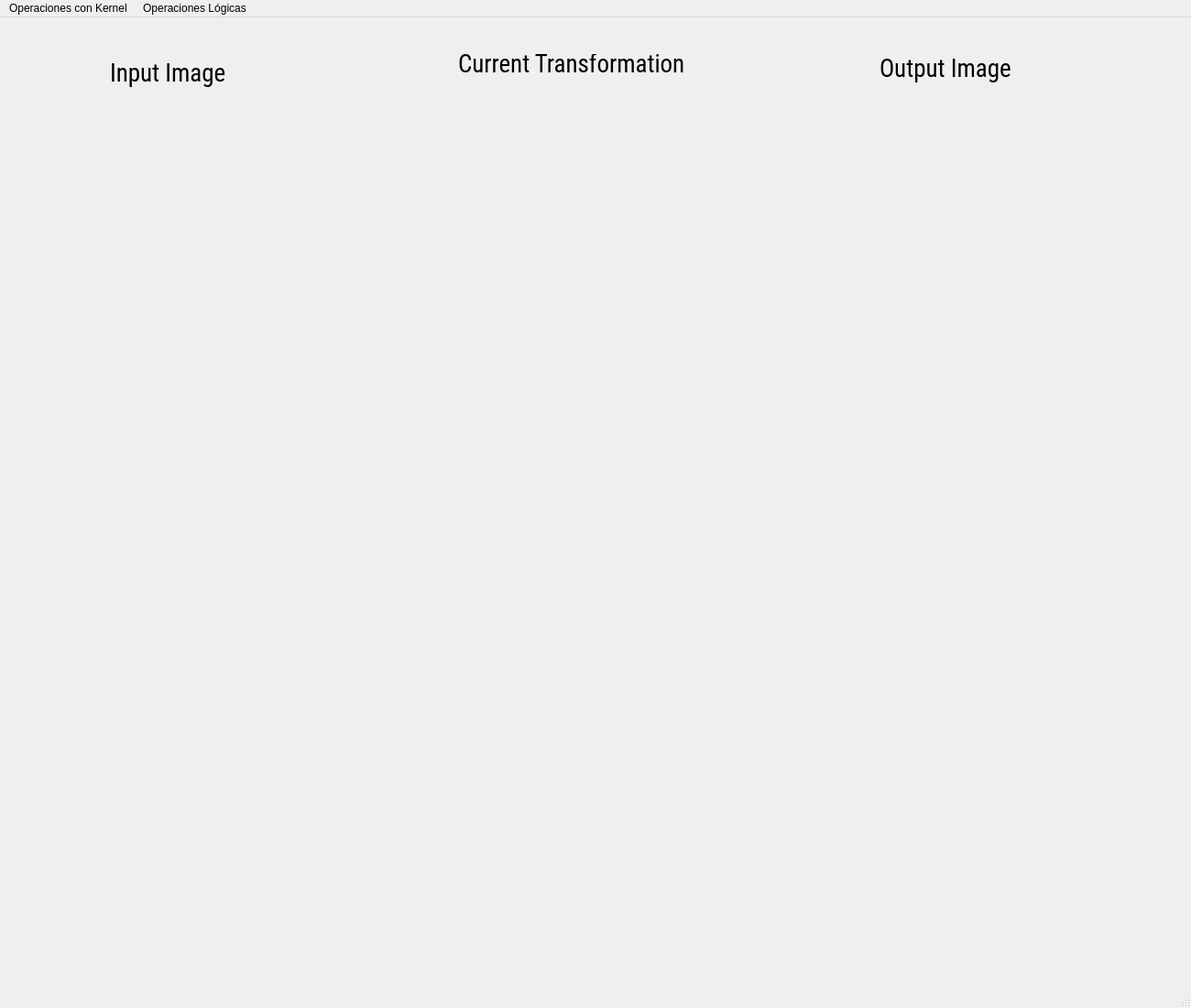
<?xml version="1.0" encoding="UTF-8"?>
<ui version="4.0">
 <class>Lab</class>
 <widget class="QMainWindow" name="Lab">
  <property name="geometry">
   <rect>
    <x>0</x>
    <y>0</y>
    <width>1300</width>
    <height>1100</height>
   </rect>
  </property>
  <property name="windowTitle">
   <string>MainWindow</string>
  </property>
  <widget class="QWidget" name="centralwidget">
   <widget class="QLabel" name="label">
    <property name="geometry">
     <rect>
      <x>120</x>
      <y>40</y>
      <width>131</width>
      <height>41</height>
     </rect>
    </property>
    <property name="font">
     <font>
      <family>Roboto Condensed</family>
      <pointsize>20</pointsize>
     </font>
    </property>
    <property name="text">
     <string>Input Image</string>
    </property>
   </widget>
   <widget class="QLabel" name="label_2">
    <property name="geometry">
     <rect>
      <x>960</x>
      <y>40</y>
      <width>151</width>
      <height>31</height>
     </rect>
    </property>
    <property name="font">
     <font>
      <family>Roboto Condensed</family>
      <pointsize>20</pointsize>
     </font>
    </property>
    <property name="text">
     <string>Output Image</string>
    </property>
   </widget>
   <widget class="QLabel" name="img1">
    <property name="geometry">
     <rect>
      <x>50</x>
      <y>150</y>
      <width>350</width>
      <height>350</height>
     </rect>
    </property>
    <property name="text">
     <string/>
    </property>
   </widget>
   <widget class="QLabel" name="img2">
    <property name="geometry">
     <rect>
      <x>900</x>
      <y>150</y>
      <width>350</width>
      <height>350</height>
     </rect>
    </property>
    <property name="text">
     <string/>
    </property>
   </widget>
   <widget class="QLabel" name="current">
    <property name="geometry">
     <rect>
      <x>500</x>
      <y>150</y>
      <width>300</width>
      <height>300</height>
     </rect>
    </property>
    <property name="text">
     <string/>
    </property>
   </widget>
   <widget class="QLabel" name="label_6">
    <property name="geometry">
     <rect>
      <x>500</x>
      <y>40</y>
      <width>251</width>
      <height>21</height>
     </rect>
    </property>
    <property name="font">
     <font>
      <family>Roboto Condensed</family>
      <pointsize>20</pointsize>
     </font>
    </property>
    <property name="text">
     <string>Current Transformation</string>
    </property>
   </widget>
  </widget>
  <widget class="QMenuBar" name="menubar">
   <property name="geometry">
    <rect>
     <x>0</x>
     <y>0</y>
     <width>1300</width>
     <height>25</height>
    </rect>
   </property>
   <widget class="QMenu" name="menuKernel">
    <property name="title">
     <string>Operaciones con Kernel </string>
    </property>
    <addaction name="actionSobelX"/>
    <addaction name="actionSobelY"/>
   </widget>
   <widget class="QMenu" name="menuOperaciones_Logicas">
    <property name="title">
     <string>Operaciones Lógicas</string>
    </property>
   </widget>
   <addaction name="menuKernel"/>
   <addaction name="menuOperaciones_Logicas"/>
  </widget>
  <widget class="QStatusBar" name="statusbar"/>
  <action name="actionSobelX">
   <property name="text">
    <string>Filtro de Sobel X</string>
   </property>
  </action>
  <action name="actionSobelY">
   <property name="text">
    <string>Filtro de Sobel Y</string>
   </property>
  </action>
 </widget>
 <resources/>
 <connections/>
</ui>
